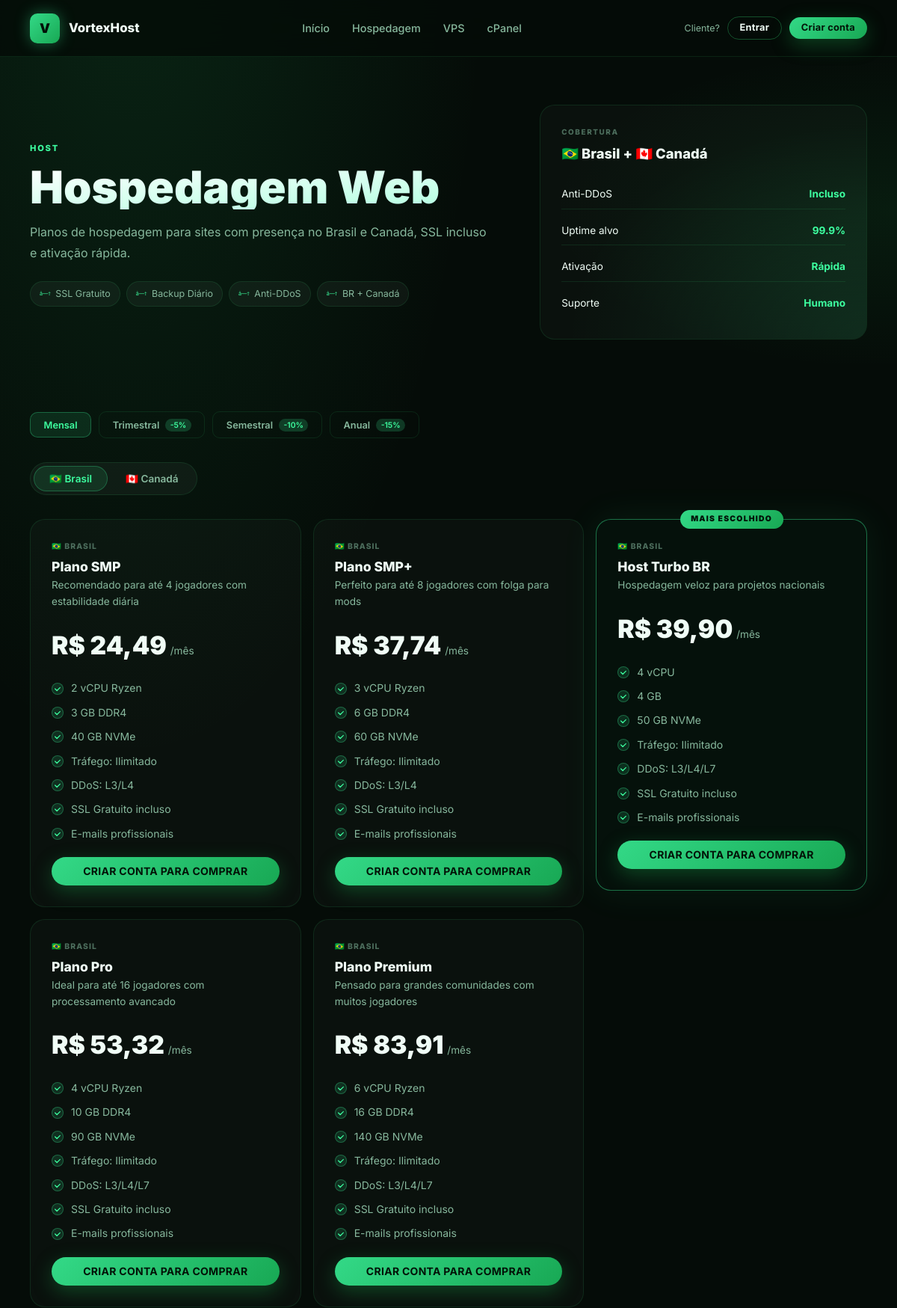
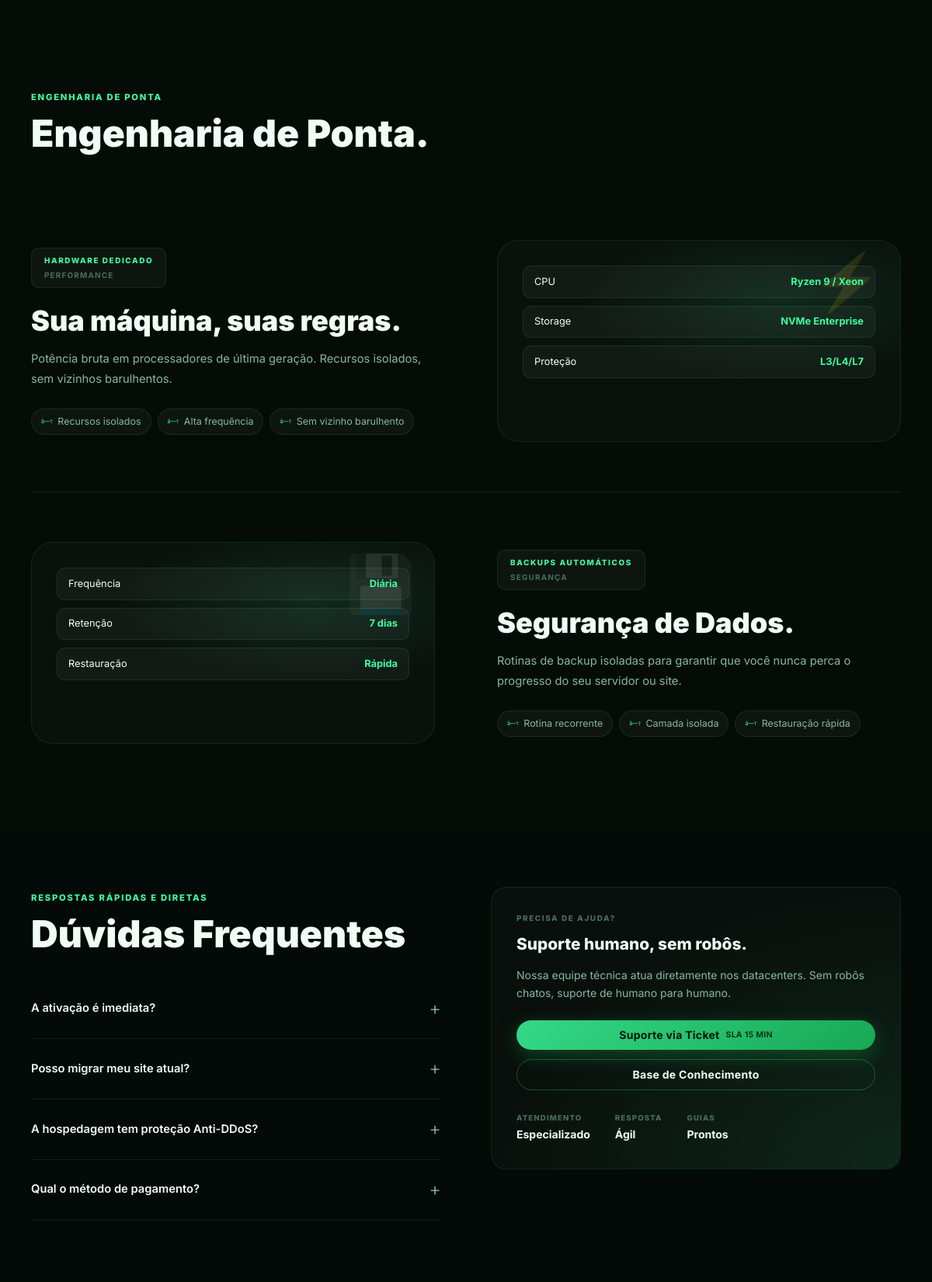
Screenshot of /host (upper part) with the database file from the repository (2 pictures, top to bottom).
### tables this page shows
CREATE TABLE IF NOT EXISTS products (
    id INT UNSIGNED AUTO_INCREMENT PRIMARY KEY,
    name VARCHAR(150) NOT NULL,
    category ENUM('cpanel', 'host', 'vps') NOT NULL,
    location ENUM('brasil', 'canada') NOT NULL DEFAULT 'brasil',
    cpu VARCHAR(150) NOT NULL,
    ram VARCHAR(100) NOT NULL,
    storage VARCHAR(100) NOT NULL,
    bandwidth VARCHAR(100) NOT NULL,
    ddos_protection VARCHAR(100) NOT NULL,
    price_monthly DECIMAL(10, 2) NOT NULL,
    highlight VARCHAR(190) NOT NULL,
    featured TINYINT(1) NOT NULL DEFAULT 0,
    sort_order INT NOT NULL DEFAULT 0,
    created_at TIMESTAMP DEFAULT CURRENT_TIMESTAMP
);

### views/products/list.php (the view, shortened to what the rows shown need)
<section class="page-hero">
    <div class="container">
        <div class="page-hero-inner">
            <div>
                <h1 class="page-hero-title"><?= e($title) ?></h1>
            </div>
        </div>
    </div>
</section>
<section class="plan-section">
    <div class="container">
        <?php if (empty($products)): ?>
            <div style="text-align:center;padding:4rem 0;color:var(--muted)">
                <p style="font-size:1.1rem">Nenhum plano cadastrado ainda.</p>
                <p style="font-size:.875rem;margin-top:.5rem">O administrador pode adicionar planos no <a href="<?= e(base_url('/admin')) ?>" style="color:var(--accent)">painel admin</a>.</p>
            </div>
        <?php else: ?>
        <div class="plans-grid">
            <?php foreach ($products as $i => $product): ?>
            <div class="plan-card <?= $i === 1 ? 'popular' : '' ?>"
                 data-location="<?= e($product['location']) ?>"
                 data-base-price="<?= number_format((float) $product['price_monthly'], 2, '.', '') ?>">
                <div>
                    <p class="plan-location-tag">
                        <?= $product['location'] === 'brasil' ? '🇧🇷' : '🇨🇦' ?>
                        <?= e(ucfirst($product['location'])) ?>
                    </p>
                    <p class="plan-name"><?= e($product['name']) ?></p>
                    <p class="plan-desc"><?= e($product['highlight']) ?></p>
                </div>
                <div class="price-wrap">
                    <span class="price-amount"
                          data-price="<?= number_format((float) $product['price_monthly'], 2, '.', '') ?>">
                        R$ <?= number_format((float) $product['price_monthly'], 2, ',', '.') ?>
                    </span>
                    <span class="price-period">/mês</span>
                </div>
                <ul class="plan-feats">
                    <li><?= e($product['cpu']) ?></li>
                    <li><?= e($product['ram']) ?></li>
                    <li><?= e($product['storage']) ?></li>
                    <li>Tráfego: <?= e($product['bandwidth']) ?></li>
                    <li>DDoS: <?= e($product['ddos_protection']) ?></li>
                    <?php if ($category === 'cpanel'): ?>
                        <li>SSL Gratuito incluso</li>
                        <li>Backup diário</li>
                    <?php elseif ($category === 'vps'): ?>
                        <li>Acesso root total</li>
                        <li>IP dedicado</li>
                    <?php else: ?>
                        <li>SSL Gratuito incluso</li>
                        <li>E-mails profissionais</li>
                    <?php endif; ?>
                </ul>
                <?php if (\App\Core\Auth::check()): ?>
                    <form method="post" action="<?= e(base_url('/carrinho/adicionar')) ?>">
                        <input type="hidden" name="_csrf" value="<?= e(\App\Core\Session::csrfToken()) ?>">
                        <input type="hidden" name="product_id" value="<?= (int) $product['id'] ?>">
                        <button class="btn btn-primary btn-full" type="submit">ADICIONAR AO CARRINHO</button>
                    </form>
                <?php else: ?>
                    <a class="btn btn-primary btn-full" href="<?= e(base_url('/registro')) ?>">CRIAR CONTA PARA COMPRAR</a>
                <?php endif; ?>
            </div>
            <?php endforeach; ?>
        </div>
        <?php endif; ?>
    </div>
</section>
<section class="features-section" style="padding-block:3rem">
    <div class="container">
        <h2 class="section-title" style="margin-bottom:3rem">Engenharia de Ponta.</h2>
    </div>
</section>
<section class="faq-section">
    <div class="container">
        <div class="faq-grid">
            <div>
                <h2 class="section-title" style="margin-bottom:2rem">Dúvidas Frequentes</h2>
            </div>
        </div>
    </div>
</section>

### rows the page displays
products: location "BRASIL", name "Plano SMP", highlight "Recomendado para até 4 jogadores com estabilidade diária", price_monthly "24,49", cpu "2 vCPU Ryzen", ram "3 GB DDR4", storage "40 GB NVMe", bandwidth "Ilimitado", ddos_protection "L3/L4"
products: location "BRASIL", name "Plano SMP+", highlight "Perfeito para até 8 jogadores com folga para mods", price_monthly "37,74", cpu "3 vCPU Ryzen", ram "6 GB DDR4", storage "60 GB NVMe", bandwidth "Ilimitado", ddos_protection "L3/L4"
products: location "BRASIL", name "Host Turbo BR", highlight "Hospedagem veloz para projetos nacionais", price_monthly "39,90", cpu "4 vCPU", ram "4 GB", storage "50 GB NVMe", bandwidth "Ilimitado", ddos_protection "L3/L4/L7"
products: location "BRASIL", name "Plano Pro", highlight "Ideal para até 16 jogadores com processamento avancado", price_monthly "53,32", cpu "4 vCPU Ryzen", ram "10 GB DDR4", storage "90 GB NVMe", bandwidth "Ilimitado", ddos_protection "L3/L4/L7"
products: location "BRASIL", name "Plano Premium", highlight "Pensado para grandes comunidades com muitos jogadores", price_monthly "83,91", cpu "6 vCPU Ryzen", ram "16 GB DDR4", storage "140 GB NVMe", bandwidth "Ilimitado", ddos_protection "L3/L4/L7"

### other values shown
$category "HOST"
$title "Hospedagem Web"
$description "Planos de hospedagem para sites com presença no Brasil e Canadá, SSL incluso e ativação rápida."
